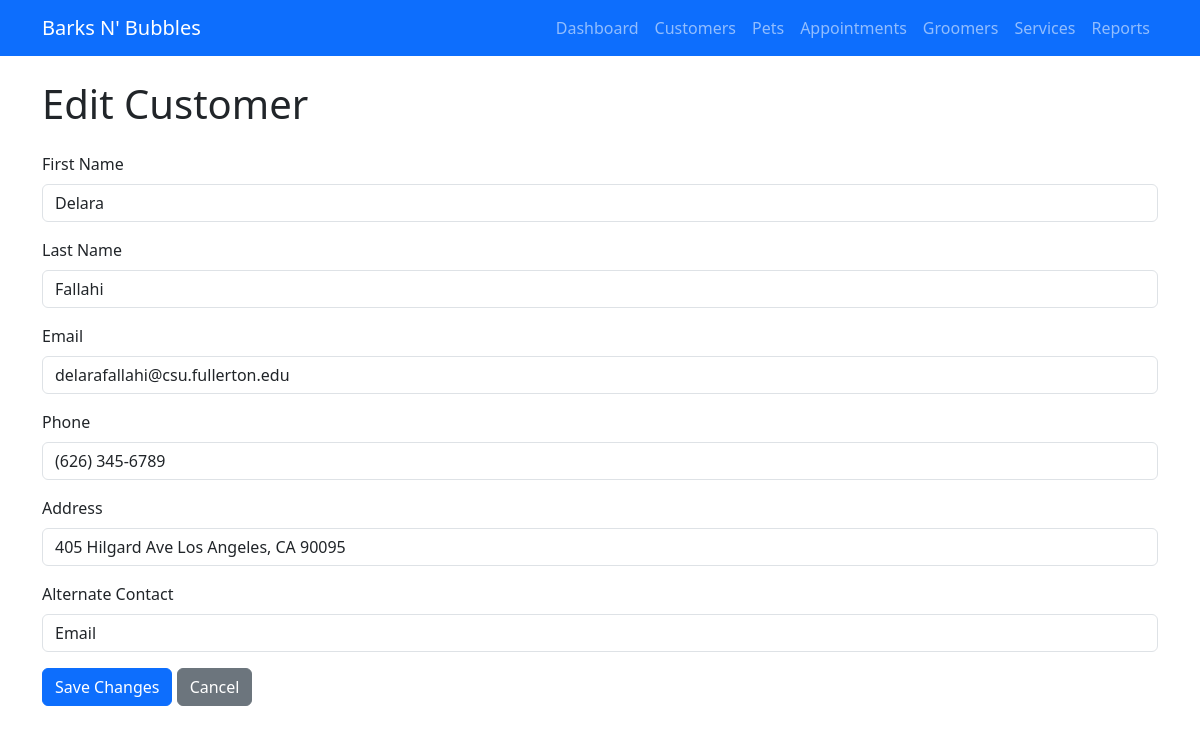
The app's page /customers/edit/6 with its own data.
### tables this page shows
CREATE TABLE customer (
            customerID INTEGER PRIMARY KEY AUTOINCREMENT,
            customerFName TEXT NOT NULL,
            customerLName TEXT NOT NULL,
            customerEmail TEXT,
            customerPhone TEXT,
            customerAddress TEXT,
            customerAlt TEXT
        );

### app.py (the view, shortened to what this page needs)
@app.route("/customers/edit/<int:customer_id>", methods=["GET", "POST"])
def edit_customer(customer_id):
    connection = get_db_connection()
    customer = connection.execute(
        "SELECT * FROM customer WHERE customerID = ?",
        (customer_id,)
    ).fetchone()
    if customer is None:
        connection.close()
        return "Customer not found.", 404
    connection.close()
    return render_template("edit_customer.html", customer=customer)

### app.py (called while the page is built)
def get_db_connection():
    connection = sqlite3.connect("barksnbubbles.db")
    connection.row_factory = sqlite3.Row
    return connection

### templates/edit_customer.html (shortened to what this page needs)
{% extends "base.html" %}
{% block content %}
<h1 class="mb-4">Edit Customer</h1>
<form method="POST">
    <div class="mb-3">
        <label class="form-label">First Name</label>
        <input
            type="text"
            name="first_name"
            class="form-control"
            value="{{ customer['customerFName'] }}"
            required
        >
    </div>
    <div class="mb-3">
        <label class="form-label">Last Name</label>
        <input
            type="text"
            name="last_name"
            class="form-control"
            value="{{ customer['customerLName'] }}"
            required
        >
    </div>
    <div class="mb-3">
        <label class="form-label">Email</label>
        <input
            type="email"
            name="email"
            class="form-control"
            value="{{ customer['customerEmail'] or '' }}"
        >
    </div>
    <div class="mb-3">
        <label class="form-label">Phone</label>
        <input
            type="text"
            name="phone"
            class="form-control"
            value="{{ customer['customerPhone'] or '' }}"
        >
    </div>
    <div class="mb-3">
        <label class="form-label">Address</label>
        <input
            type="text"
            name="address"
            class="form-control"
            value="{{ customer['customerAddress'] or '' }}"
        >
    </div>
    <div class="mb-3">
        <label class="form-label">Alternate Contact</label>
        <input
            type="text"
            name="alternate_contact"
            class="form-control"
            value="{{ customer['customerAlt'] or '' }}"
        >
    </div>
    <button type="submit" class="btn btn-primary">Save Changes</button>
    <a href="/customers" class="btn btn-secondary">Cancel</a>
</form>
{% endblock %}

### records on screen
customer: first_name "Delara", last_name "Fallahi", email "delarafallahi@csu.fullerton.edu", phone "(626) 345-6789", address "405 Hilgard Ave Los Angeles, CA 90095", alternate_contact "Email"
